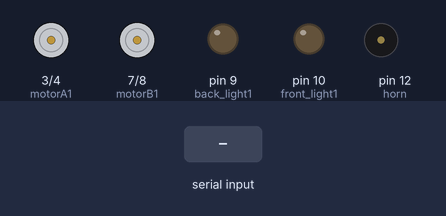
Simulated run of this sketch. Board: Arduino Uno, built with avr-gcc and run on an emulated ATmega328P. On the bench: motor-driver pin pairs drawn as motors (green arrow = first pin HIGH = forward, orange = second pin HIGH = backward, longer = more drive, scaled by the enable pin), output pins drawn as LEDs (lit = HIGH), buzzer (waves = sounding, pin HIGH). The test bench sets the inputs (shaded band). What the sketch prints to the serial monitor is not drawn.

Above: at 1.2 s.
1.3 s: "F" received over Serial
At 1.9 s:
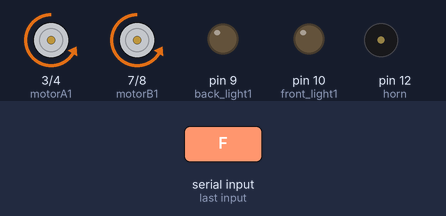
2.8 s: byte 72 ('H') received over Serial
At 4.0 s:
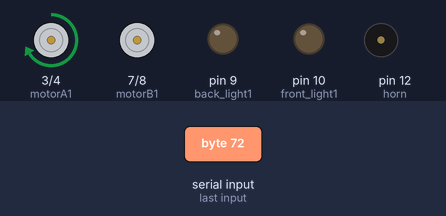
4.3 s: byte 76 ('L') received over Serial
At 5.3 s:
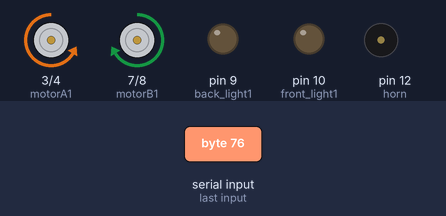
5.8 s: byte 82 ('R') received over Serial
At 6.4 s:
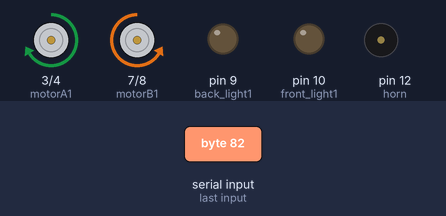
7.3 s: byte 83 ('S') received over Serial
At 8.5 s:
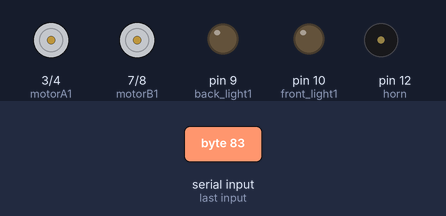
8.8 s: byte 87 ('W') received over Serial
At 9.9 s:
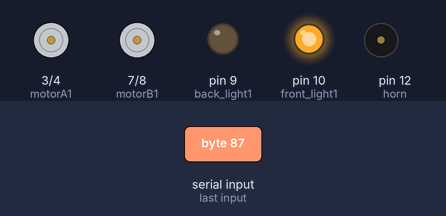
Timing chart, 0 to 11.3 s (numbered marks = the images above; inputs shaded):
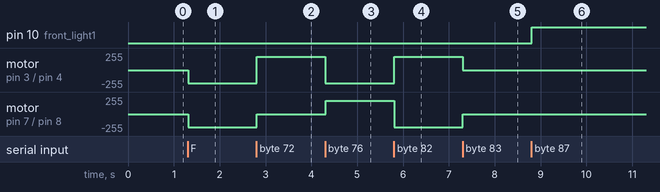

Measured:
- after the input at 1.3 s, motor on pin 3 (motorA1) / pin 4 (motorA2), motor on pin 7 (motorB1) / pin 8 (motorB2): stopped → backward 200/255 at once
- after the input at 2.8 s, motor on pin 3 (motorA1) / pin 4 (motorA2): backward 200/255 → forward 200/255 at once; motor on pin 7 (motorB1) / pin 8 (motorB2): backward 200/255 → stopped at once
- after the input at 4.3 s, motor on pin 3 (motorA1) / pin 4 (motorA2): forward 200/255 → backward 200/255 at once; motor on pin 7 (motorB1) / pin 8 (motorB2): stopped → forward 200/255 at once
- after the input at 5.8 s, motor on pin 3 (motorA1) / pin 4 (motorA2): backward 200/255 → forward 200/255 at once; motor on pin 7 (motorB1) / pin 8 (motorB2): forward 200/255 → backward 200/255 at once
- after the input at 7.3 s, motor on pin 3 (motorA1) / pin 4 (motorA2): forward 200/255 → stopped at once; motor on pin 7 (motorB1) / pin 8 (motorB2): backward 200/255 → stopped at once
- after the input at 8.8 s, pin 10 (front_light1): LOW → HIGH at once

The sketch:

MOBIL_4_BAN_BL.ino
```cpp
/*
 * Project: Bluetooth Controlled Car
 * https://www.youtube.com/channel/UCJFYG8rKSO-ZoM9awuwZU2A?view_as=subscriber

 */

//L293 Connection
  const int motorA1      = 3;
  const int motorA2      = 4;
  const int motorAspeed  = 5;
  const int motorB1      = 7;
  const int motorB2      = 8;
  const int motorBspeed  =6;

//Front Light pins
int front_light1 = 10;
//int front_light2 = A1;
//Back light pins
int back_light1 = 9;
//int back_light2 = A3;
int horn = 12;
//Useful Variables
  int state;
  int vSpeed=200;     // Default speed, from 0 to 255

void setup() {
    // Set pins as outputs:
    pinMode(motorA1, OUTPUT);
    pinMode(motorA2, OUTPUT);
    pinMode(motorB1, OUTPUT);
    pinMode(motorB2, OUTPUT);
  pinMode(front_light1, OUTPUT);
  pinMode(back_light1, OUTPUT);
  //pinMode(front_light2, OUTPUT);
  //pinMode(back_light2, OUTPUT);
  pinMode(horn, OUTPUT);
    // Initialize serial communication at 9600 bits per second:
    Serial.begin(9600);
}

void loop() {

    if(Serial.available() > 0){
      state = Serial.read();
    }
   Serial.println(state);
  //Change speed if state is equal from 0 to 4. Values must be from 0 to 255 (PWM)
    if (state == '0'){
      vSpeed=0;}
    else if (state == '1'){
      vSpeed=100;}
    else if (state == '2'){
      vSpeed=180;}
    else if (state == '3'){
      vSpeed=200;}
    else if (state == '4'){
      vSpeed=255;}

  /***********************Forward****************************/
  //If state is equal with letter 'F', car will go forward!
    if (state == 'F') {
  digitalWrite (motorA1,LOW);
  delay(1);
  digitalWrite(motorA2,HIGH);
  delay(1);

  digitalWrite (motorB1,LOW);
  delay(1);
  digitalWrite(motorB2,HIGH);

  analogWrite (motorAspeed, vSpeed);
  analogWrite (motorBspeed, vSpeed);
  }
  /**********************Forward Left************************/
  //If state is equal with letter 'I', car will go forward left
    else if (state == 'I') {
  digitalWrite (motorA1,LOW);
  delay(1);
  digitalWrite(motorA2,HIGH);
  delay(1);

  digitalWrite (motorB1,LOW);
  delay(1);
  digitalWrite(motorB2,HIGH);

  analogWrite (motorAspeed, 0);
  analogWrite (motorBspeed, vSpeed);
    }
  /**********************Forward Right************************/
  //If state is equal with letter 'G', car will go forward right
    else if (state == 'G') {
  digitalWrite (motorA1,LOW);
  delay(1);
  digitalWrite(motorA2,HIGH);
  delay(1);

  digitalWrite (motorB1,LOW);
  delay(1);
  digitalWrite(motorB2,HIGH);

  analogWrite (motorAspeed, vSpeed);
  analogWrite (motorBspeed, 0);
    }
  /***********************Backward****************************/
  //If state is equal with letter 'B', car will go backward
    else if (state == 'B') {
  digitalWrite (motorA1,HIGH);
  delay(1);
  digitalWrite(motorA2,LOW);
  delay(1);

  digitalWrite (motorB1,HIGH);
  delay(1);
  digitalWrite(motorB2,LOW);

  analogWrite (motorAspeed, vSpeed);
  analogWrite (motorBspeed, vSpeed);
    }
  /**********************Backward Left************************/
  //If state is equal with letter 'J', car will go backward left
    else if (state == 'J') {
  digitalWrite (motorA1,HIGH);
  delay(1);
  digitalWrite(motorA2,LOW);
  delay(1);

  digitalWrite (motorB1,HIGH);
  delay(1);
  digitalWrite(motorB2,LOW);

  analogWrite (motorAspeed, 0);
  analogWrite (motorBspeed, vSpeed);
    }
  /**********************Backward Right************************/
  //If state is equal with letter 'H', car will go backward right
    else if (state == 'H') {
  digitalWrite (motorA1,HIGH);
  delay(1);
  digitalWrite(motorA2,LOW);
  delay(1);

  digitalWrite (motorB1,HIGH);
  delay(1);
  digitalWrite(motorB2,LOW);

  analogWrite (motorAspeed, vSpeed);
  analogWrite (motorBspeed, 0);
    }
  /***************************Left*****************************/
  //If state is equal with letter 'L', wheels will turn left
    else if (state == 'L') {
  digitalWrite (motorA2,HIGH);
  delay(1);
  digitalWrite(motorA1,LOW);
  delay(1);

  digitalWrite (motorB2,LOW);
  delay(1);
  digitalWrite(motorB1,HIGH);

  analogWrite (motorAspeed, vSpeed);
  analogWrite (motorBspeed, vSpeed);
    }
  /***************************Right*****************************/
  //If state is equal with letter 'R', wheels will turn right
    else if (state == 'R') {
  digitalWrite (motorA2,LOW);
  delay(1);
  digitalWrite(motorA1,HIGH);
  delay(1);

  digitalWrite (motorB2,HIGH);
  delay(1);
  digitalWrite(motorB1,LOW);

  analogWrite (motorAspeed, vSpeed);
  analogWrite (motorBspeed, vSpeed);
    }

     /************************Stop*****************************/
  //If state is equal with letter 'S', stop the car
    else if (state == 'S'){
        analogWrite(motorA1, 0);  analogWrite(motorA2, 0);
        analogWrite(motorB1, 0);  analogWrite(motorB2, 0);
    }
 else if (state == 'W'){

      digitalWrite(front_light1, HIGH);
     // digitalWrite(front_light2, HIGH);
 }
else if (state == 'w'){
      digitalWrite(front_light1, LOW);
      //digitalWrite(front_light2, LOW);
}
else if (state == 'U'){
   //case 'U':  //Back light ON
      digitalWrite(back_light1, HIGH);
      //digitalWrite(back_light2, HIGH);
}
else if (state == 'u'){
    //case 'u':  //Back light OFF
      digitalWrite(back_light1, LOW);
      //digitalWrite(back_light2, LOW);
}
else if (state == 'V'){
    //case 'V':  //Horn On
      tone(horn,494);
}
else if (state == 'v'){
 //   case 'v':  //Horn OFF
       noTone(horn);
}
  else if (state == 'X'){
  // case 'x': //Turn ON Everything
    //break;
  }
 else if (state == 'x'){
  //case 'X': //Turn OFF Everything
   // break;
}
}
```
